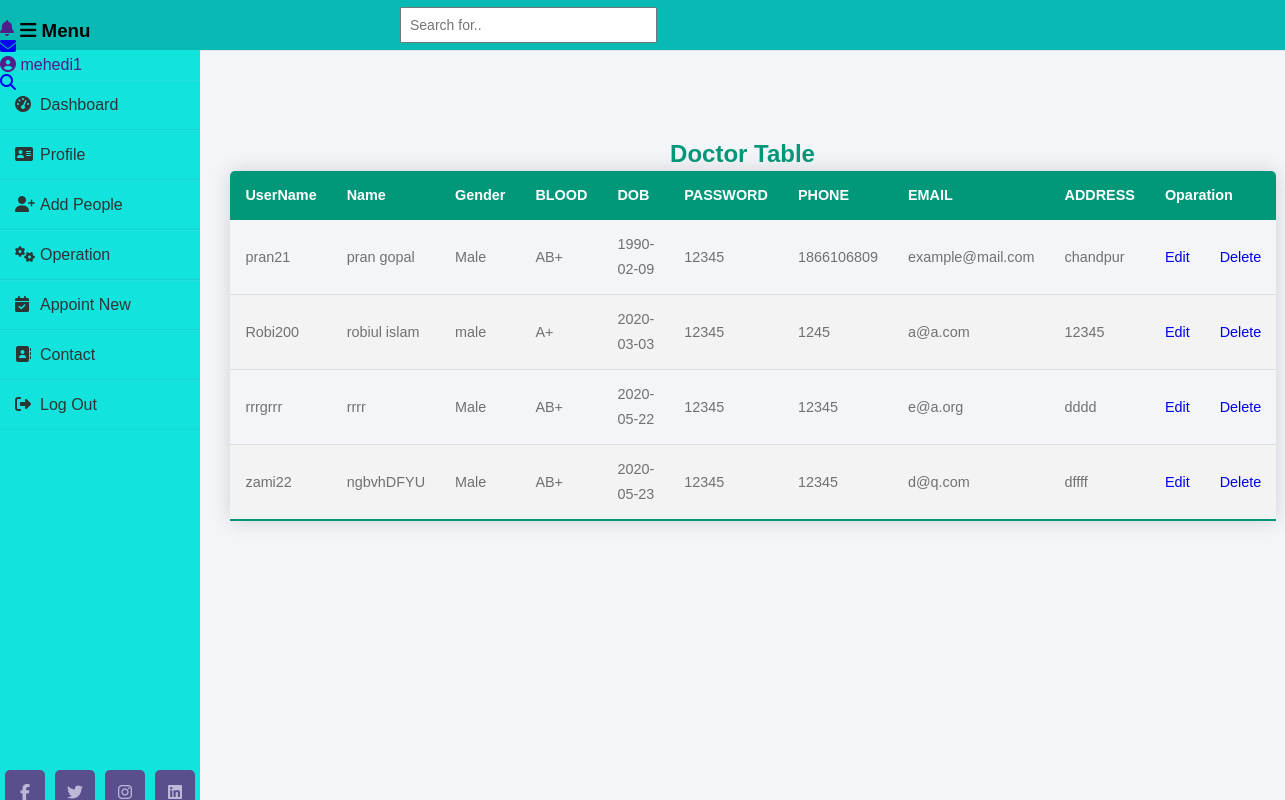
/all_portal/staff/doctor_table.php (signed in), run on the app's committed database.
### tables this page shows
CREATE TABLE `doctor` (
  `username` varchar(100) NOT NULL,
  `name` varchar(100) NOT NULL,
  `dept` varchar(30) NOT NULL,
  `degree` varchar(200) NOT NULL,
  `speciality` varchar(100) NOT NULL,
  `designation` varchar(100) NOT NULL,
  `regno` varchar(30) NOT NULL,
  `gender` varchar(20) NOT NULL,
  `email` varchar(60) NOT NULL,
  `phone` int(11) NOT NULL,
  `dob` varchar(30) NOT NULL,
  `blood` varchar(15) NOT NULL,
  `password` varchar(20) NOT NULL,
  `address` varchar(500) NOT NULL,
  `image` varchar(500) NOT NULL
);

### all_portal/staff/doctor_table.php (the view, shortened to what this page needs)
<!DOCTYPE html>
<head>
	<link rel="stylesheet" href="styles.css">
	<link rel="stylesheet" href="table-style.css">
</head>
<body>
	<div class="wrapper">
    	<div class="sidebar">
    		<div class="Header">
	    		<h3><i class="fas fa-bars"></i>  Menu</h3>
	    		<div class="notification">
	    			<a href=""><i class="fas fa-bell"></i></a>
	    		</div>
	    		<div class="message">
	    			<a href="https://www.google.com/intl/bn/gmail/about/"><i class="fas fa-envelope"></i></a>
	    		</div>
	    		<div class="user">
	    			<a href=""><i class="fas fa-user-circle"></i>
	    				<?php echo $_SESSION["username"];?></a>
	    		</div>
	    		<div class="search">
	    			<input type="text" name="search" placeholder="Search for..">
	    			<a href="?search"><i class="fas fa-search"></i></a>
	    		</div>
    		</div>
        	<ul>
            	<li><a href="../admin_index.php"><i class="fas fa-tachometer-alt"></i>Dashboard</a></li>
            	<li><a href="profile.php?profile"><i class="fas fa-address-card"></i>Profile</a></li>
            	<li><a href=""><i class="fas fa-user-plus"></i>Add People</a></li>
            	<li><a href="#"><i class="fas fa-cogs"></i>Operation</a>
				</li>
				<li><a href="#"><i class="fas fa-calendar-check"></i>Appoint New</a>
				</li>
            	<li><a href="#"><i class="fas fa-address-book"></i>Contact</a></li>
            	<li><a href="../control/logout.php"><i class="fas fa-sign-out-alt"></i>Log Out</a></li>
        	</ul>
            <div class="social_media">
                <a href="https://web.facebook.com/?_rdc=1&_rdr"><i class="fab fa-facebook-f"></i></a>
          		<a href="https://twitter.com/explore"><i class="fab fa-twitter"></i></a>
          		<a href="https://www.instagram.com/?hl=bn"><i class="fab fa-instagram"></i></a>
          		<a href="https://bd.linkedin.com/"><i class="fab fa-linkedin"></i></a>
            </div>
        </div>
	    <div class="main_content">
            <div class="info">
				<?php
					include("mysql.php");
					$query="SELECT * FROM doctor";
					$data=mysqli_query($conn,$query);
					$total=mysqli_num_rows($data);
				if($total!=0)
					{
				?>
					<div class="admin-table" >
	   					<div  class="tile1"><h2>Doctor Table</h2> </div>
						<div class="full-table">
							<table class="content-table">
								<thead>
	 								<tr>
	    								<th>UserName</th>
	    								<th>Name</th>
	    								<th>Gender</th>
	    								<th>BLOOD</th>
	    								<th>DOB</th>
	    								<th>PASSWORD</th>
	    								<th>PHONE</th>
	    								<th>EMAIL</th>
	    								<th>ADDRESS</th>
	    								<th colspan="2">Oparation</th>
	 								</tr>
								</thead>
								<?php
									while($result=mysqli_fetch_assoc($data))
									{
										echo "<tr>
		     									<td>". $result["username"]. " </td>
		    									<td>". $result["name"]. " </td>
		    									<td>". $result["gender"]. " </td>
		    									<td>". $result["blood"]. " </td>
												<td>". $result["dob"]. " </td>
		    									<td>". $result["password"]. " </td>
		    									<td>". $result["phone"]. " </td>
		    									<td>". $result["email"]. " </td>
		    									<td>". $result["address"]. " </td>
												<td><a href='from_update_1.php?u_name=$result[username] & nm=$result[name] & gn=$result[gender] & bld=$result[blood] & db=$result[dob] & pass=$result[password] & phn=$result[phone] & mail=$result[email] & ad=$result[address] '>Edit</a></td>
												<td><a href='delete.php?u_name=$result[username]' onclick='return checkdelete()'>Delete</a></td>
											</tr>";
									}
					}
					else
					{
						echo "No  record Found";
					}
								?>
							</table>
	  					</div>
					</div>
</body>
</html>

### all_portal/staff/styles.css (style rules this page uses)
* { margin: 0; padding: 0; box-sizing: border-box; list-style: none; text-decoration: none; font-family: 'Josefin Sans', sans-serif; }
body { background-color: #f3f5f9; //main background }
.wrapper { display: flex; position: relative; }
.wrapper .sidebar { width: 200px; height: 95%; background: #12e3dc; padding: 30px 0px; position: fixed; top: 50px; }
.wrapper .Header { width: 100%; height: 30px; background: #09BAB4; padding: 30px 0px; position: fixed; top: -10px; }
.wrapper .sidebar h3 { color: black; text-transform: none; text-align: center; margin-bottom: 30px; position: fixed; left: 20px; }
.wrapper .sidebar ul { list-style:none; margin:0; }
.wrapper .sidebar ul li { padding: 15px; position:relative; border-bottom: 1px solid #bdb8d7; border-bottom: 1px solid rgba(0,0,0,0.05); border-top: 1px solid rgba(255,255,255,0.05); }
.wrapper .sidebar ul li a { color: #2c3635; display: block; }
.wrapper .sidebar ul li a .fas { width: 25px; }
.wrapper .sidebar .social_media { position: absolute; bottom: 0; left: 50%; transform: translateX(-50%); display: flex; }
.wrapper .sidebar .social_media a { display: block; width: 40px; background: #594f8d; height: 40px; line-height: 45px; text-align: center; margin: 0 5px; color: #bdb8d7; border-top-left-radius: 5px; border-top-right-radius: 5px; }
.wrapper .main_content { width: 100%; margin-left: 200px; }
.wrapper .main_content .info { margin: 20px; color: #717171; line-height: 25px; }
.wrapper .main_content .info div { margin-bottom: 20px; }
.search input { position: fixed; left: 400px; top: -3px; font-size: 14px; width: 20%; display:block; margin: 10px auto; padding: 8px; }

### all_portal/staff/table-style.css (style rules this page uses)
* { font-family: sans-serif; }
.admin-table { margin:0; position:relative; top:70px; }
.tile1 { margin:0; position:center; text-align: center; color: #009879; top:10%; left: 20%; }
.full-table { margin:0; position:absolute; top:20%; left:1%; }
.content-table { border-collapse: collapse; margin: 25px 0; font-size: 0.9em; min-width: 400px; border-radius: 5px 5px 0 0; overflow: hidden; box-shadow: 0 0 20px rgba(0, 0, 0, 0.15); }
.content-table thead tr { background-color: #009879; color: #ffffff; text-align: left; font-weight: bold; }
.content-table th, .content-table td { padding: 12px 15px; }
.content-table tbody tr { border-bottom: 1px solid #dddddd; }
.content-table tbody tr:nth-of-type(even) { background-color: #f3f3f3; }
.content-table tbody tr:last-of-type { border-bottom: 2px solid #009879; }

### data on the page
doctor: username "pran21", name "pran gopal", gender "Male", blood "AB+", dob "1990-02-09", password "12345", phone "1866106809", email "example@mail.com", address "chandpur"
doctor: username "Robi200", name "robiul islam", gender "male", blood "A+", dob "2020-03-03", password "12345", phone "1245", email "a@a.com", address "12345"
doctor: username "rrrgrrr", name "rrrr", gender "Male", blood "AB+", dob "2020-05-22", password "12345", phone "12345", email "e@a.org", address "dddd"
doctor: username "zami22", name "ngbvhDFYU", gender "Male", blood "AB+", dob "2020-05-23", password "12345", phone "12345", email "d@q.com", address "dffff"

### other printed values
$_SESSION["username"] "mehedi1"
